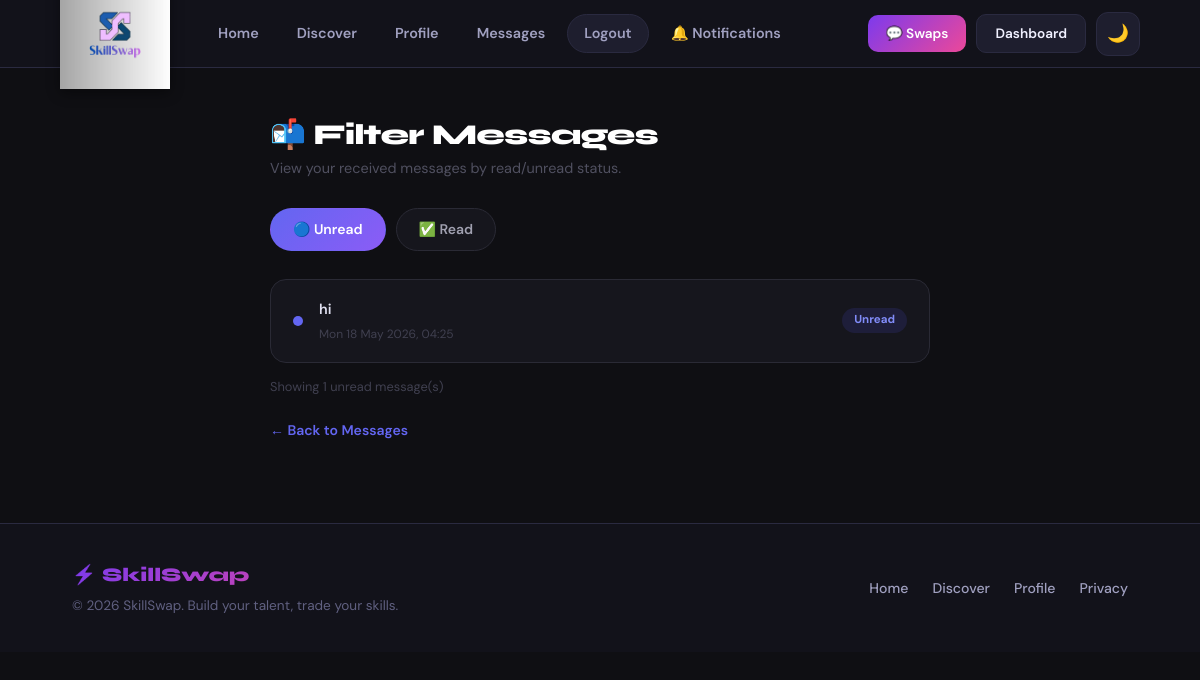
The page /filter_messages.php (signed in) on the database its author committed.
### tables this page shows
CREATE TABLE `messages` (
  `MessageID` int(11) NOT NULL,
  `MessageText` varchar(255) NOT NULL,
  `IsRead` tinyint(1) DEFAULT 0,
  `Timestamp` datetime DEFAULT current_timestamp(),
  `sender_id` int(11) DEFAULT NULL,
  `receiver_id` int(11) DEFAULT NULL,
  `FilePath` varchar(255) DEFAULT NULL,
  `IsEdited` tinyint(1) DEFAULT 0,
  `file_path` varchar(500) DEFAULT NULL,
  `file_name` varchar(255) DEFAULT NULL,
  `file_type` varchar(100) DEFAULT NULL,
  `file_size` bigint(20) DEFAULT NULL
);

### MessageMiddle.php (called while the page is built, shortened)
<?php
require_once 'MessageData.php';
class MessageMiddle {
    private $data;
    public function __construct($conn) {
        $this->data = new MessageData($conn);
    }
    public function filterMessages($user_id, $is_read) {
        return $this->data->filterMessages($user_id, $is_read);
    }
}
?>

### MessageData.php (called while the page is built, shortened)
<?php
class MessageData {
    private $conn;
    public function __construct($conn) {
        $this->conn = $conn;
    }
    public function filterMessages(int $user_id, int $is_read): array {
        $stmt = $this->conn->prepare("
            SELECT MessageID, sender_id, receiver_id, MessageText,
                   IsRead, IsEdited, Timestamp,
                   file_path, file_name, file_type, file_size
            FROM messages
            WHERE receiver_id = ? AND IsRead = ?
            ORDER BY Timestamp DESC
        ");
        $stmt->bind_param("ii", $user_id, $is_read);
        $stmt->execute();
        return $stmt->get_result()->fetch_all(MYSQLI_ASSOC);
    }
}

### filter_messages.php (the view, shortened to what this page needs)
<?php
include 'db.php';
require_once 'MessageMiddle.php';
$user_id = $_SESSION['user_id'];
$middle  = new MessageMiddle($conn);
$filter   = isset($_GET['filter']) ? intval($_GET['filter']) : 0;
$messages = $middle->filterMessages($user_id, $filter);
include 'includes/header.php';
?>
<div class="fm-wrap">
    <h2 class="fm-title">📬 Filter Messages</h2>
    <p class="fm-sub">View your received messages by read/unread status.</p>
    <div class="fm-tabs">
        <a href="filter_messages.php?filter=0" class="fm-tab <?= $filter == 0 ? 'active' : '' ?>">
            🔵 Unread
        </a>
        <a href="filter_messages.php?filter=1" class="fm-tab <?= $filter == 1 ? 'active' : '' ?>">
            ✅ Read
        </a>
    </div>
    <div class="fm-card">
        <?php if (is_array($messages) && count($messages) > 0): ?>
            <?php foreach ($messages as $msg): ?>
                <div class="fm-row">
                    <div class="fm-dot <?= $msg['IsRead'] == 0 ? 'unread' : 'read' ?>"></div>
                    <div class="fm-body">
                        <div class="fm-text <?= $msg['IsRead'] == 0 ? 'unread' : '' ?>">
                            <?= htmlspecialchars($msg['MessageText']) ?>
                        </div>
                        <div class="fm-date">
                            <?= date('D d M Y, H:i', strtotime($msg['Timestamp'])) ?>
                        </div>
                    </div>
                    <span class="fm-badge <?= $msg['IsRead'] == 0 ? 'unread' : 'read' ?>">
                        <?= $msg['IsRead'] == 0 ? 'Unread' : 'Read' ?>
                    </span>
                </div>
            <?php endforeach; ?>
        <?php endif; ?>
    </div>
    <p class="fm-count">
        Showing <?= is_array($messages) ? count($messages) : 0 ?>
        <?= $filter == 0 ? 'unread' : 'read' ?> message(s)
    </p>
    <a class="fm-back" href="chat.php">← Back to Messages</a>
</div>
<?php include 'includes/footer.php'; ?>

### style.css (style rules this page uses)
:root { --bg: #0a0a0f; --bg2: #12121a; --bg3: #1a1a26; --surface: #1e1e2e; --surface2: #252538; --border: #2a2a40; --border2: #3a3a55; --text: #f0f0ff; --text2: #a0a0c0; --text3: #606080; --violet: #7c3aed; --violet-l: #9f67ff; --violet-d: #5b21b6; --pink: #ec4899; --pink-l: #f472b6; --cyan: #06b6d4; --cyan-l: #22d3ee; --amber: #f59e0b; --amber-l: #fbbf24; --green: #10b981; --green-l: #34d399; --red: #ef4444; --grad-main: linear-gradient(135deg, #7c3aed 0%, #ec4899 100%); --grad-cyan: linear-gradient(135deg, #06b6d4 0%, #7c3aed 100%); --grad-warm: linear-gradient(135deg, #f59e0b 0%, #ec4899 100%); --grad-green: linear-gradient(135deg, #10b981 0%, #06b6d4 100%); --nav-h: 68px; --radius: 14px; --radius-lg: 20px; --radius-xl: 28px; --shadow: 0 4px 24px rgba(0,0,0,0.4); --shadow-lg: 0 8px 40px rgba(0,0,0,0.5); --glow-v: 0 0 30px rgba(124,58,237,0.3); --glow-p: 0 0 30px rgba(236,72,153,0.3); }
*, *::before, *::after { box-sizing: border-box; margin: 0; padding: 0; }
html { scroll-behavior: smooth; }
body { background: var(--bg); color: var(--text); font-family: 'DM Sans', sans-serif; font-size: 1rem; line-height: 1.6; min-height: 100vh; transition: background .3s, color .3s; }
h1,h2,h3,h4 { font-family: 'Syne', sans-serif; font-weight: 800; line-height: 1.15; letter-spacing: -0.03em; }
a { color: var(--violet-l); text-decoration: none; }

### filter_messages.php (style rules this page uses)
body { background: #0f0f13; color: #d0d0e8; }
.fm-wrap { max-width: 700px; margin: 0 auto; padding: 50px 20px 80px; }
.fm-title { font-size: 1.8rem; font-weight: 800; color: #fff; margin-bottom: 6px; }
.fm-sub { color: #505060; font-size: 0.9rem; margin-bottom: 28px; }
.fm-tabs { display: flex; gap: 10px; margin-bottom: 28px; }
.fm-tab { padding: 9px 22px; border-radius: 50px; text-decoration: none; font-weight: 600; font-size: 0.875rem; border: 1px solid #2a2a35; color: #a0a0b0; background: #16161d; transition: all 0.2s; }
.fm-tab.active { background: linear-gradient(135deg, #6366f1, #8b5cf6); color: #fff; border-color: transparent; }
.fm-card { background: #16161d; border: 1px solid #2a2a35; border-radius: 16px; overflow: hidden; }
.fm-row { display: flex; align-items: center; gap: 16px; padding: 18px 22px; border-bottom: 1px solid #1e1e28; transition: background 0.15s; }
.fm-row:last-child { border-bottom: none; }
.fm-dot { width: 10px; height: 10px; border-radius: 50%; flex-shrink: 0; }
.fm-dot.unread { background: #6366f1; }
.fm-body { flex: 1; min-width: 0; }
.fm-text { color: #e0e0f0; font-size: 0.9rem; white-space: nowrap; overflow: hidden; text-overflow: ellipsis; }
.fm-text.unread { font-weight: 600; }
.fm-date { font-size: 0.75rem; color: #404050; margin-top: 4px; }
.fm-badge { padding: 3px 12px; border-radius: 20px; font-size: 0.72rem; font-weight: 700; flex-shrink: 0; }
.fm-badge.unread { background: #1e1e3a; color: #818cf8; }
.fm-back { display: inline-flex; align-items: center; gap: 6px; margin-top: 22px; color: #6366f1; text-decoration: none; font-weight: 600; font-size: 0.875rem; }
.fm-count { margin-top: 14px; color: #404050; font-size: 0.8rem; }

### rows shown on the page
messages: IsRead 0 (drawn), MessageText "hi", Timestamp "Mon 18 May 2026, 04:25"

### other values the page prints
count($messages) "1"
